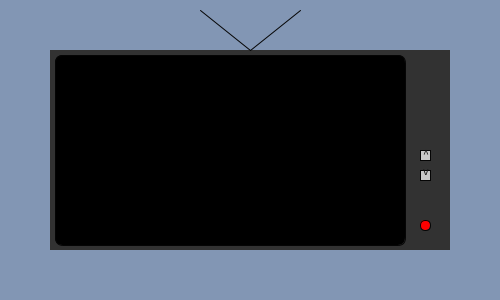
Frame 1 (no input)
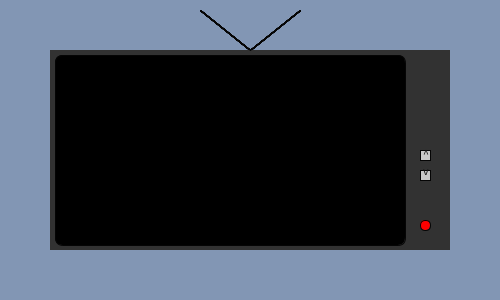
Frame 60 (the mouse pressed at the canvas centre just before this capture)
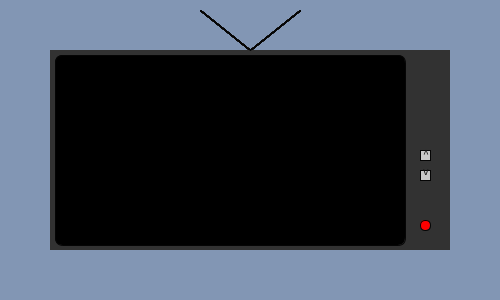
Frame 120 (the mouse held since frame 60 and released just before this capture)

The Processing sketch that drew these frames (run headless with seeded random() and noise(); from frame 60 on, the mouse is pressed at the canvas centre):

// Processing sketch: s19magd150lab05_Brahm
// ── s19magd150lab05_Brahm.pde
int x=420;
int y=220;
int t=0;
int v=2;
int a;
int posx=60;
float posx2=360;
float[] c1=new float[3];
float[] c2=new float[3];
int i;

void setup() {
  println ("Red button turns the T.V. on and off");
  println ("Arrow buttons adjust T.V. playback speed");
  size(500,300);
  background(130,150,180);
}
void draw() {
   posx +=v;
   if(posx >=360){
     posx=60;
     for(i=0; i <=2; i++)
       c1[i]=random(255);
   }
   posx2 -=v * 1.5;
   if(posx2 <=60){
     posx2=363;
     for(i=0; i <=2; i++)
       c2[i]=random(255);
   }
   noStroke();
   fill(50);
   rect(50,50,400,200);
   stroke(5);
   line(250,50,300,10);
   line(250,50,200,10);
   fill(t);
   rect(55,55,350,190,8);
   fill(255,0,0);
   rect(x,y,10,10,10);
   fill(200);
   stroke(5);
   rect(x,150,10,10);
   fill(20,20,20);
   text("^",423,149,500,500);
   fill(200);
   rect(x,170,10,10);
   fill(20,20,20);
   text("v",423,166,500,500);
   if(t==255){
     fill(20,50,255);
     rect(55,55,350,155,8);
     fill(0,255,0);
     rect(190,70,v*20,5);
     line(55,210,405,210);
     for(a=60;a<400;a+=50){
       line(a,225,a+30,225);
     }
     fill(255);
     fill(c1[0],c1[1],c1[2]);
     rect(posx+2,183,30,20,10);
     rect(posx,193,40,15,5); 
     fill(0);
     ellipse(posx+10,210,10,10);
     ellipse(posx+30,210,10,10);    
     fill(c2[0],c2[1],c2[2]);
     rect(posx2+8,208,30,20,10);
     rect(posx2,218,40,15,5); 
     fill(0);
     ellipse(posx2+30,230,10,10);
     ellipse(posx2+10,230,10,10);
   }
}
void mouseClicked() {
   if(mouseX>x&&mouseX<x+10 &&mouseY>y&&mouseY<y+10){
     if(t==0)
       t=255;
     else
       t=0;
   }
   if(t==255){ 
     if(mouseX>x&&mouseX<x+10&&mouseY>150&&mouseY<160&&v<5){
        v+=1;
     }
     if(mouseX>x&&mouseX<x+10&&mouseY>170&&mouseY<180&&v>0){
        v-=1;
     }
   }
}
